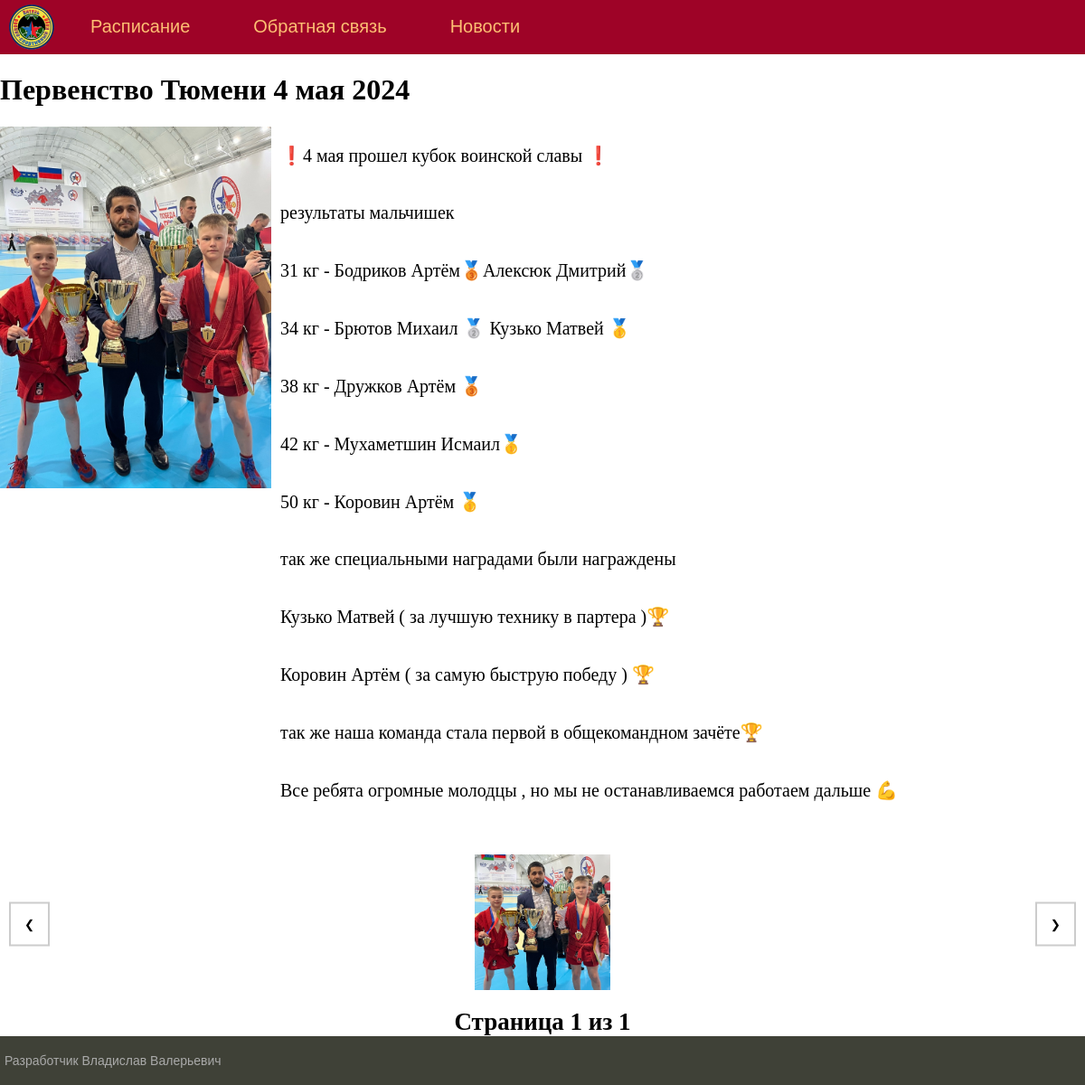
The app's page /post/2/ with its own data.
### club/models.py (models this page shows, shortened)
class News(models.Model):
    title = models.CharField(max_length=255, verbose_name="Заголовок")
    content = models.TextField(blank=True, verbose_name="Содержание")
    time_create = models.DateTimeField(auto_now_add=True, verbose_name='Дата создания')
    is_published = models.BooleanField(default=True, verbose_name="Публикация")
    class Meta:
        verbose_name = 'Новости'
        verbose_name_plural = 'Новости'
        ordering = ['-time_create', 'title']

class Photo(models.Model):
    name = models.ForeignKey('News', related_name='photos', on_delete=models.CASCADE, verbose_name='Новость')
    photo = models.ImageField(upload_to="photos/%Y/%m/%d/", verbose_name="Фото")
    class Meta:
        verbose_name = 'Фото'
        verbose_name_plural = 'Фото'
        ordering = ['name']

### club/views.py (the view)
# urls.py: path('post/<int:id>/', ShowPost.as_view(), name='post'),
class ShowPost(DataMixin, DetailView):
    model = News
    template_name = 'club/post.html'
    pk_url_kwarg = 'id'
    context_object_name = 'post'
    def get_context_data(self, *, object_list=None, **kwargs):
        context = super().get_context_data(**kwargs)
        c_def = self.get_user_context(title=context["post"])
        return dict(list(context.items()) + list(c_def.items()))

### club/utils.py (called while the page is built)
    def get_user_context(self, **kwargs):
        context = kwargs
        user_menu = menu.copy()
        context['menu'] = user_menu
        if 'cat_selected' not in context:
            context['cat_selected'] = 0
        return context

### club/templates/club/post.html (shortened to what this page needs)
{% extends 'club/base.html' %}
{% block content %}
{% load static %}
<link href="{% static 'club/css/lightbox.css' %}" rel="stylesheet" />
<h1>{{ post.title }}</h1>
{% if post.photos.exists %}
<p><img class="img-article-left" src="{{ post.photos.first.photo.url }}" alt="{{ post.title }}"></p>
{% endif %}
<div class="container">
{{ post.content|linebreaks }}
</div>
{% if post.photos.exists %}
<div class="gallery-container">
    <button class="nav-button prev" onclick="moveSlide(-1)">&#10094;</button>
    <div class="gallery">
        {% for p in post.photos.all %}
            <a href="{{ p.photo.url }}" data-lightbox="{{ post.title }}" data-title="{{ post.title }}">
                <img src="{{ p.photo.url }}" alt="Фото {{ forloop.counter }}">
            </a>
        {% endfor %}
    </div>
    <button class="nav-button next" onclick="moveSlide(1)">&#10095;</button>
</div>
<div class="page-info" id="page-info"></div>
{% endif %}
{% endblock %}

### club/static/club/css/styles.css (style rules this page uses)
.page-info { text-align: center; font-size: 27px; font-weight: bold; margin-top: 10px; }
html, body { font-family: 'Arial'; margin: 0; padding: 0; height: 100%; width: 100%; color: #444; }
.container { display: flex; flex-direction: column; min-height: 100vh; }
.gallery img { width: 150px; height: auto; margin: 5px; }
a { color: #0059b2; text-decoration: none; }
img { max-width: 600px; height: auto; }
img.img-article-left { max-width: 300px; height: auto; float: left; padding: 0 10px 10px 0; }
.content-text h1 { font-size: 32px; }

### records on screen
News: title "Первенство Тюмени 4 мая 2024", photos.first.photo (picture), content "❗4 мая прошел кубок воинской славы ❗ результаты мальчишек 31 кг - Бодриков Артём🥉Алексюк Дмитрий🥈 34 кг - Брютов Михаил 🥈 Кузько Матвей 🥇 38 кг - Дружков Артём 🥉 42 кг - Мухаметшин Исмаил🥇 50 кг - Коровин Артём 🥇 так же специальными наградами были награждены Кузько Матвей ( за лучшую технику в партера )🏆 Коровин Артём ( за самую быструю победу ) 🏆 так же наша команда стала первой в общекомандном зачёте🏆 Все ребята огромные молодцы , но мы не останавливаемся работаем дальше 💪"
Photo: photo (picture)

### other values on screen
{{ m.title }} "Расписание" "Обратная связь" "Новости"
